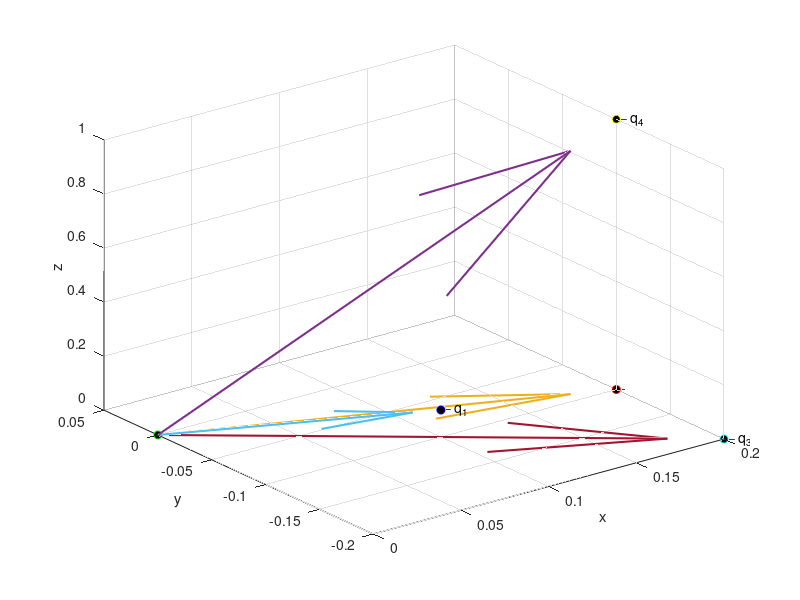
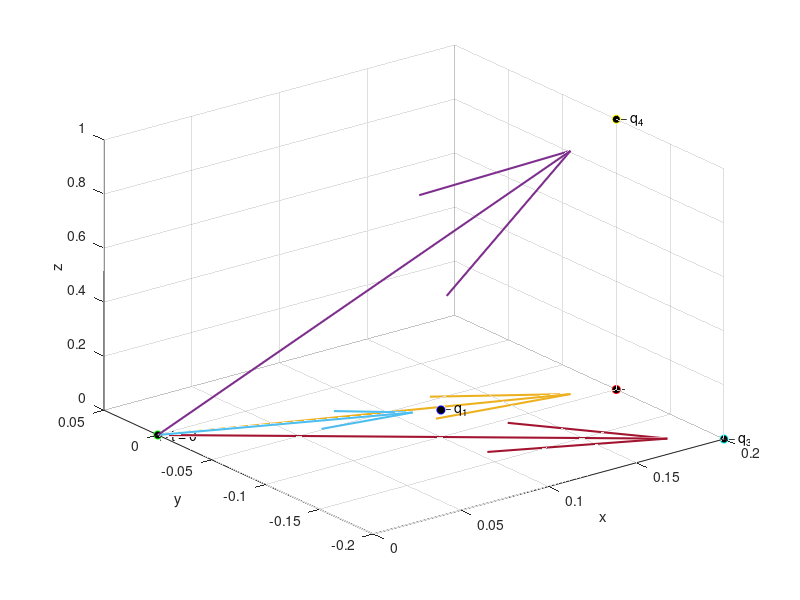

MATLAB code for these plots, in order:
%clase del 4/6/24 Metodo de Runge Kutta
%{
Mejor que otros metodos vistos en clase.
Este metodo utiliza un desarrollo de Taylor en 2D de una integral de
superficie, y se basa en resolver un sistema de ecuaciones para encontrar
los coeficientes de Runge Kutta desde grado 2 hasta grado 4. Nosotros
veremos el grado 4. Para más precisión usar el de grado 8.
%}
clearvars;
%Constantes a utilizar
e = 1.602e-19; %C
m_e = 9.189e-12; %Kg
epsilon_0 = 8.854e-12; %C^2 / N*m^2
%Carga movil 
n = -1;
q = n*e; %electron
%Posición inicial
r0 = [0,0,0];
%Velocidad inicial
v0 = [0,0,0];

N = 10000;
r = zeros(N,3); 
v = zeros(N,3);

%Primera carga fija:
n = -1;
q1 = n*e;
r1 = [0.1,-0.1,0.1]; % 10 cm atrás

%Segunda carga fija:
n = 3;
q2 = n*e;
r2 = [0.2,-0.1,0]; % 10 cm atrás

%Tercera carga fija:
n = -1;
q3 = n*e;
r3 = [0.2,-0.2,0]; % 10 cm atrás

%Cuarta carga fija:
n = 5;
q4 = n*e;
r4 = [0.2,-0.1,1]; % 10 cm atrás
%%%%%%%%%%%%
d1 = r1-r0;
d2 = r2-r0;
d3 = r3-r0;
d4 = r4-r0;
%%%%%%%%%%%


figure(1);
clf(1);
plot3(r0(1),r0(2),r0(3), 'o', 'Color','g','MarkerFaceColor','k')
hold on;
plot3(r1(1),r1(2),r1(3), 'o', 'Color','b','MarkerFaceColor','k')
plot3(r2(1),r2(2),r2(3), 'o', 'Color','r','MarkerFaceColor','k')
plot3(r3(1),r3(2),r3(3), 'o', 'Color','c','MarkerFaceColor','k')
plot3(r4(1),r4(2),r4(3), 'o', 'Color','y','MarkerFaceColor','k')
quiver3(r0(1),r0(2),r0(3), d1(1),d1(2),d1(3),'LineWidth',1.5)
quiver3(r0(1),r0(2),r0(3), d2(1),d2(2),d2(3),'LineWidth',1.5)
quiver3(r0(1),r0(2),r0(3), d3(1),d3(2),d3(3),'LineWidth',1.5)
quiver3(r0(1),r0(2),r0(3), d4(1),d4(2),d4(3),'LineWidth',1.5)
hold off;
grid on;
xlabel('x')
ylabel('y')
zlabel('z')
text(r1(1),r1(2),r1(3),'\leftarrow q_1')
text(r2(1),r2(2),r2(3),'\leftarrow q_2')
text(r3(1),r3(2),r3(3),'\leftarrow q_3')
text(r4(1),r4(2),r4(3),'\leftarrow q_4')


%%%%%%%%%%%%%%%%%%%%%%%%%%%%

E1 = @(r,r1) (1/(4*pi*epsilon_0))*q1*(r-r1)/(dot(r-r1,r-r1))^(3/2);
E2 = @(r,r2) (1/(4*pi*epsilon_0))*q1*(r-r2)/(dot(r-r2,r-r2))^(3/2);
E3 = @(r,r3) (1/(4*pi*epsilon_0))*q1*(r-r3)/(dot(r-r3,r-r3))^(3/2);
E4 = @(r,r4) (1/(4*pi*epsilon_0))*q1*(r-r4)/(dot(r-r4,r-r4))^(3/2);

f = @(r,r1,r2,r3,r4) (q/m_e)*(E1(r,r1)+E2(r,r2)+E3(r,r3)+E4(r,r4)) ;

r(1,:) = r0;
v(1,:) = v0;
ti = 0;
tf = 10e-3;
h = (tf - ti)/N;
for i=1:N
    k1 = h*f(r(i,:),r1,r2,r3,r4);
    k2 = h*f(r(i,:)+(1/2)*k1,r1,r2,r3,r4);
    k3 = h*f(r(i,:)+(1/2)*k2,r1,r2,r3,r4);
    k4 = h*f(r(i,:)+k3,r1,r2,r3,r4);
    v(i+1,:) = v(i) + (1/6).*(k1 + 2.*k2 + 2.*k3 + k4);
    
    k1 = h*v(1,:);
    k2 = h*v(1,:);
    k3 = h*v(1,:);
    k4 = h*v(1,:);

    r(i+1,:) = r(i) + (1/6) * (k1 + 2.*k2 + 2.*k3 + k4);

end

figure(2);
clf(2);
plot3(r0(1),r0(2),r0(3), 'o', 'Color','g','MarkerFaceColor','k')
hold on;
plot3(r1(1),r1(2),r1(3), 'o', 'Color','b','MarkerFaceColor','k')
plot3(r2(1),r2(2),r2(3), 'o', 'Color','r','MarkerFaceColor','k')
plot3(r3(1),r3(2),r3(3), 'o', 'Color','c','MarkerFaceColor','k')
plot3(r4(1),r4(2),r4(3), 'o', 'Color','y','MarkerFaceColor','k')
quiver3(r0(1),r0(2),r0(3), d1(1),d1(2),d1(3),'LineWidth',1.5)
quiver3(r0(1),r0(2),r0(3), d2(1),d2(2),d2(3),'LineWidth',1.5)
quiver3(r0(1),r0(2),r0(3), d3(1),d3(2),d3(3),'LineWidth',1.5)
quiver3(r0(1),r0(2),r0(3), d4(1),d4(2),d4(3),'LineWidth',1.5)
plot3(r(:,1),r(:,2),r(:,3),'-','Color','k','MarkerFaceColor','k')
hold off;
grid on;
xlabel('x')
ylabel('y')
zlabel('z')
text(0,0,0,'\leftarrow t = 0' )
text(r1(1),r1(2),r1(3),'\leftarrow q_1')
text(r2(1),r2(2),r2(3),'\leftarrow q_2')
text(r3(1),r3(2),r3(3),'\leftarrow q_3')
text(r4(1),r4(2),r4(3),'\leftarrow q_4')